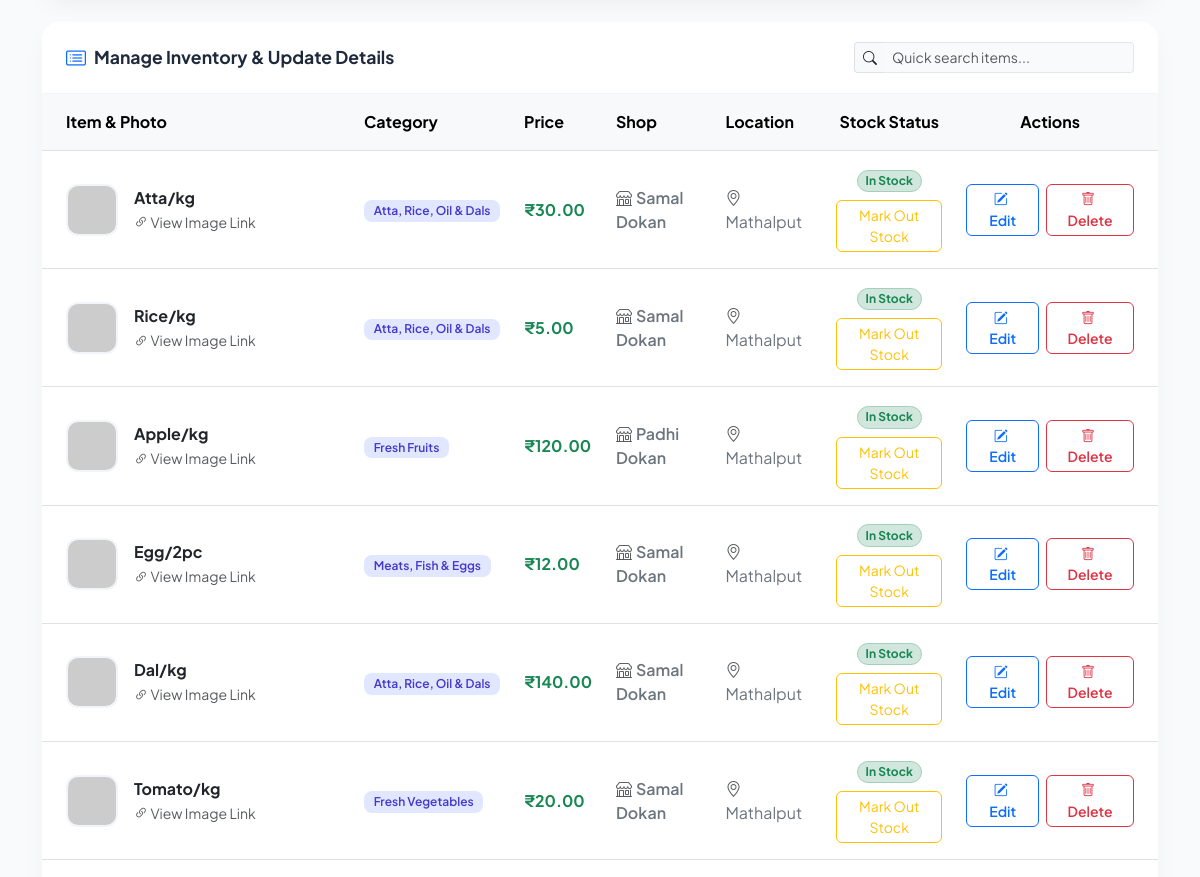
Before: /admin (signed in, middle part) with the older database file.
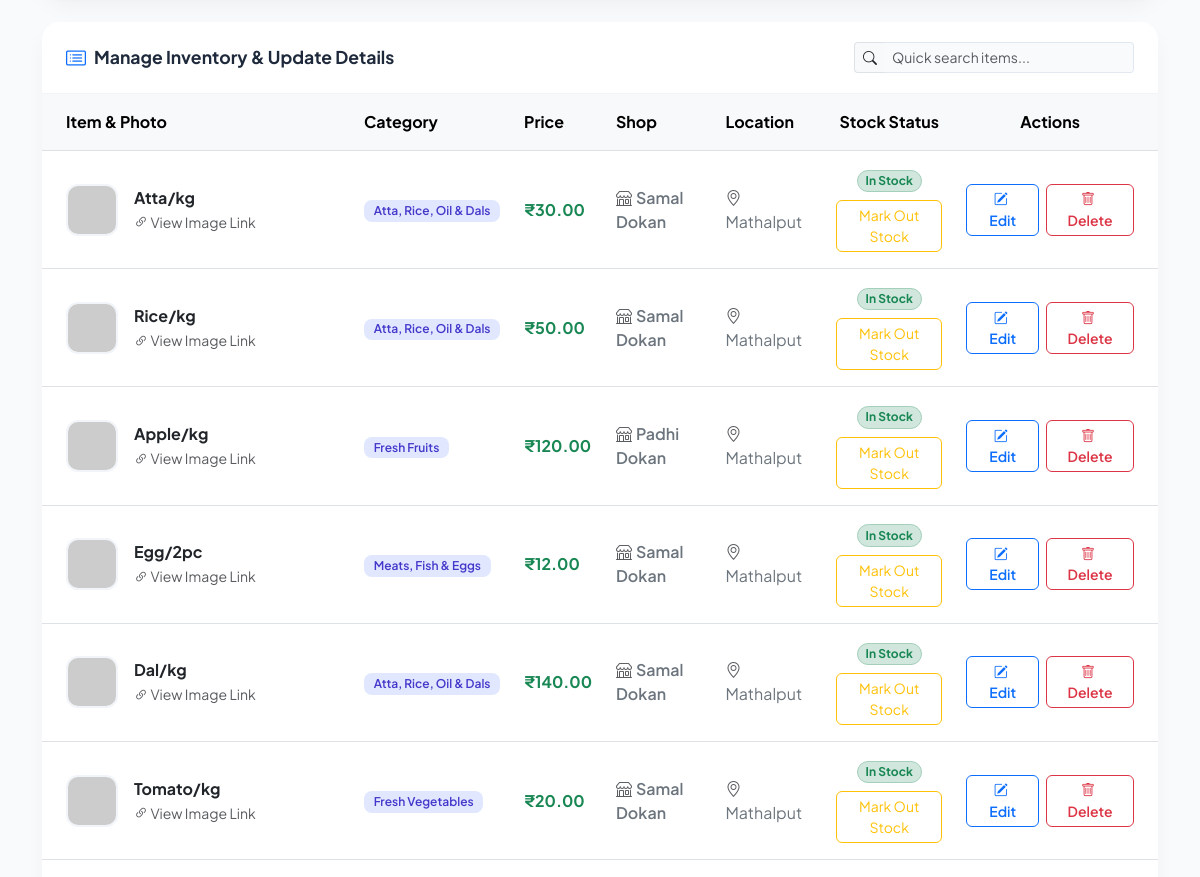
After: the same page with the newer database file.
### tables this page shows
CREATE TABLE items (
                    id INTEGER PRIMARY KEY AUTOINCREMENT,
                    name TEXT NOT NULL,
                    category TEXT NOT NULL,
                    price REAL NOT NULL,
                    photo TEXT,
                    shop_id INTEGER, is_out_of_stock INTEGER DEFAULT 0,
                    FOREIGN KEY(shop_id) REFERENCES shops(id));

CREATE TABLE shops (
                    id INTEGER PRIMARY KEY AUTOINCREMENT,
                    name TEXT NOT NULL,
                    location_id INTEGER,
                    FOREIGN KEY(location_id) REFERENCES locations(id));

CREATE TABLE locations (
                    id INTEGER PRIMARY KEY AUTOINCREMENT,
                    name TEXT NOT NULL);

### app.py (the view, shortened to what this page needs)
@app.route("/admin", methods=["GET", "POST"])
@admin_required
def admin():
    conn = get_db_connection()
    c = conn.cursor()
    c.execute("SELECT * FROM locations")
    locations = c.fetchall()
    c.execute("SELECT * FROM shops")
    shops = c.fetchall()
    c.execute("""
        SELECT
            items.id,
            items.name,
            items.category,
            items.price,
            items.photo,
            shops.name,
            locations.name,
            items.is_out_of_stock
        FROM items
        LEFT JOIN shops ON items.shop_id = shops.id
        LEFT JOIN locations ON shops.location_id = locations.id
    """)
    items = c.fetchall()
    conn.close()
    return render_template(
        "admin.html",
        locations=locations,
        shops=shops,
        items=items
    )

### app.py (called while the page is built)
def get_db_connection():
    conn = sqlite3.connect(DB_NAME)
    conn.execute("PRAGMA foreign_keys = ON")
    return conn

def admin_required(func):
    @wraps(func)
    def wrapper(*args, **kwargs):
        if not session.get("admin_logged_in"):
            return redirect(url_for("login"))
        return func(*args, **kwargs)
    return wrapper

### templates/admin.html (shortened to what this page needs)
<!DOCTYPE html>
<html lang="en">
<head>
    <link rel="stylesheet" href="https://cdn.jsdelivr.net/npm/bootstrap@5.3.0/dist/css/bootstrap.min.css">
    <link rel="stylesheet" href="https://cdn.jsdelivr.net/npm/bootstrap-icons@1.11.1/font/bootstrap-icons.css">
</head>
<body>
    <main class="container content-wrapper mb-5">
        <div class="custom-card">
            <div class="card-header-styled">
                <div class="d-flex align-items-center gap-2">
                    <i class="bi bi-card-list text-primary fs-5"></i>
                    <span>Manage Inventory &amp; Update Details</span>
                </div>
                <div style="width: 280px;">
                    <div class="input-group input-group-sm">
                        <span class="input-group-text bg-light border-end-0"><i class="bi bi-search"></i></span>
                        <input type="text" id="searchInput" onkeyup="filterTable()" class="form-control border-start-0" placeholder="Quick search items...">
                    </div>
                </div>
            </div>
            <div class="card-body p-0">
                <div class="table-responsive">
                    <table class="table table-hover align-middle mb-0" id="itemsTable">
                        <thead class="table-light text-secondary">
                            <tr>
                                <th class="ps-4">Item &amp; Photo</th>
                                <th>Category</th>
                                <th>Price</th>
                                <th>Shop</th>
                                <th>Location</th>
                                <th class="text-center">Stock Status</th>
                                <th class="text-center pe-4">Actions</th>
                            </tr>
                        </thead>
                        <tbody>
                            {% for item in items %}
                                <tr>
                                    <td class="ps-4">
                                        <div class="d-flex align-items-center gap-3">
                                            {% if item[4] %}
                                                <img src="{{ item[4] }}"
                                                     alt="{{ item[1] }}"
                                                     class="item-img"
                                                     onerror="this.onerror=null; this.src='https://via.placeholder.com/52?text=No+Img';">
                                            {% else %}
                                                <div class="item-img bg-light text-secondary d-flex align-items-center justify-content-center">
                                                    <i class="bi bi-image fs-4"></i>
                                                </div>
                                            {% endif %}
                                            <div>
                                                <div class="fw-bold text-dark">{{ item[1] }}</div>
                                                {% if item[4] %}
                                                    <a href="{{ item[4] }}" target="_blank" class="small text-muted text-decoration-none">
                                                        <i class="bi bi-link-45deg"></i> View Image Link
                                                    </a>
                                                {% endif %}
                                            </div>
                                        </div>
                                    </td>
                                    <td>
                                        <span class="badge badge-category">{{ item[2] }}</span>
                                    </td>
                                    <td>
                                        <span class="fw-bold text-success fs-6">
                                            ₹{{ "%.2f"|format(item[3]|float) if item[3] is number or item[3]|float else item[3] }}
                                        </span>
                                    </td>
                                    <td>
                                        <span class="text-secondary fw-semibold">
                                            <i class="bi bi-shop me-1 text-muted"></i>{{ item[5] }}
                                        </span>
                                    </td>
                                    <td>
                                        <span class="text-secondary">
                                            <i class="bi bi-geo-alt me-1 text-muted"></i>{{ item[6] }}
                                        </span>
                                    </td>
                                    <td class="text-center">
                                        {% if item[7] %}
                                            <span class="badge rounded-pill bg-danger-subtle text-danger border border-danger-subtle">Out of Stock</span>
                                        {% else %}
                                            <span class="badge rounded-pill bg-success-subtle text-success border border-success-subtle">In Stock</span>
                                        {% endif %}
                                        <form method="POST" action="{{ url_for('toggle_stock', item_id=item[0]) }}" class="mt-2">
                                            <button type="submit" class="btn btn-sm {% if item[7] %}btn-outline-success{% else %}btn-outline-warning{% endif %} rounded-2">
                                                {% if item[7] %}Mark In Stock{% else %}Mark Out Stock{% endif %}
                                            </button>
                                        </form>
                                    </td>
                                    <td class="text-center pe-4">
                                        <div class="btn-group gap-2">
                                            <a href="{{ url_for('edit_item', item_id=item[0]) }}"
                                               class="btn btn-sm btn-outline-primary rounded-2 px-3 fw-semibold">
                                                <i class="bi bi-pencil-square me-1"></i> Edit
                                            </a>
                                            <a href="{{ url_for('delete_item', item_id=item[0]) }}"
                                               class="btn btn-sm btn-outline-danger rounded-2 px-3 fw-semibold"
                                               onclick="return confirm('Are you sure you want to delete {{ item[1] }}?');">
                                                <i class="bi bi-trash me-1"></i> Delete
                                            </a>
                                        </div>
                                    </td>
                                </tr>
                            {% endfor %}
                        </tbody>
                    </table>
                </div>
            </div>
        </div>
    </main>
</body>
</html>

### templates/admin.html (style rules this page uses)
:root { --primary-gradient: linear-gradient(135deg, #4f46e5 0%, #7c3aed 100%); --dark-gradient: linear-gradient(135deg, #0f172a 0%, #1e293b 100%); --card-shadow: 0 10px 25px -5px rgba(0, 0, 0, 0.05), 0 8px 10px -6px rgba(0, 0, 0, 0.01); --hover-shadow: 0 20px 35px -10px rgba(79, 70, 229, 0.15); }
body { font-family: 'Plus Jakarta Sans', sans-serif; background-color: #f8fafc; color: #1e293b; }
.content-wrapper { margin-top: -3rem; }
.custom-card { background: #ffffff; border: none; border-radius: 18px; box-shadow: var(--card-shadow); transition: all 0.3s ease; overflow: hidden; }
.card-header-styled { background: #ffffff; border-bottom: 1px solid #f1f5f9; padding: 1.25rem 1.5rem; font-weight: 700; font-size: 1.1rem; display: flex; align-items: center; justify-content: space-between; }
.form-control, .form-select { border-radius: 10px; padding: 0.65rem 0.9rem; border: 1px solid #e2e8f0; font-size: 0.95rem; background-color: #f8fafc; }
.item-img { width: 52px; height: 52px; object-fit: cover; border-radius: 12px; border: 2px solid #f1f5f9; }
.badge-category { background-color: #e0e7ff; color: #4338ca; font-weight: 600; padding: 0.4em 0.8em; border-radius: 8px; }
.table > :not(caption) > * > * { padding: 1rem 0.75rem; }

Changed rows visible on the page:
changed items "Rice/kg": price "5.00" → "50.00"
